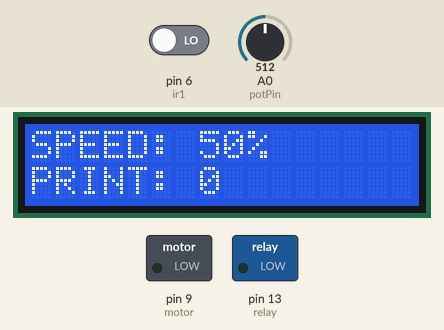
The sketch below on a simulated Arduino Uno, built with avr-gcc and run on an emulated ATmega328P. Shown: 16×2 character LCD, switched loads named in the sketch (green lamp = pin HIGH). The inputs (shaded band) are chosen by the test bench; at power-on: A0 (potPin) = 512, pin 6 (ir1) LOW.

Above: at 2.2 s.
2.3 s: A0 (potPin) set to 493
At 3.7 s:
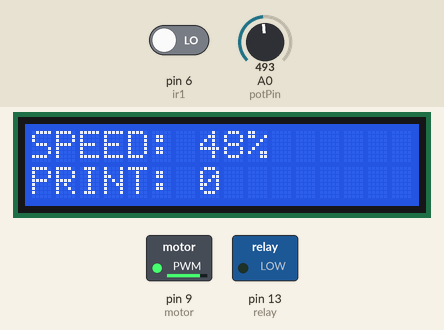
4.0 s: A0 (potPin) set to 90
At 4.21 s:
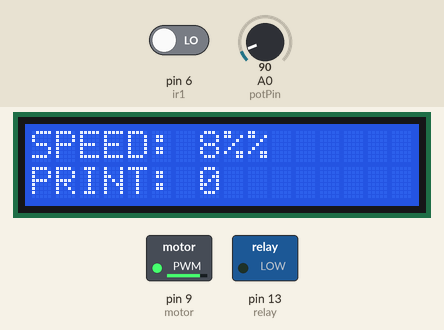
5.7 s: A0 (potPin) set to 110
At 6.4 s:
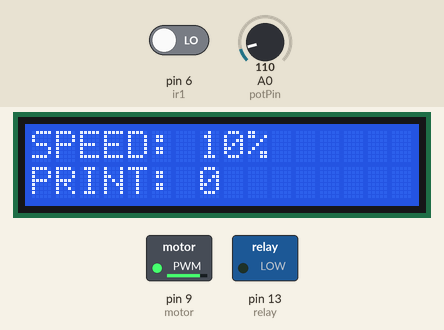
Timing chart, 0 to 8.7 s (numbered marks = the images above; inputs shaded):
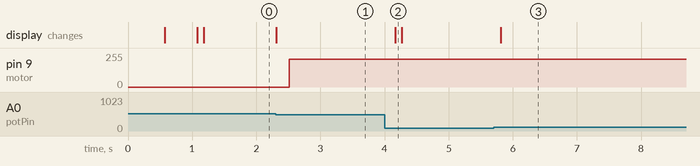

The sketch:

Batch_print.ino
```cpp
// (licence header left out)
#include <LiquidCrystal.h> // include the LCD library
LiquidCrystal lcd(12, 11, 5, 4, 3, 2);
int count = 0;
int potPin = A0; //Potentiometer input pin
int potValue1 = 0;
int potValue2 = 0; // final display variable
int relay =   13;
int ir1 =     6;                    // assigns pin 7 to IR Sensor Front 1
int ir2 =     7;                    // assigns pin 8 to IR Sensor Front 2
int ir3 =     8;                   // assigns pin 13 to IR Sensor Motor
int motor =   9;                    //motor with PWM
void setup()
{
  lcd.begin(16, 2); // lcd rows and columns
  pinMode(ir1, INPUT);           // declare IR- Packet as input
  pinMode(ir2, INPUT);           // declare IR- Packet as input
  pinMode(ir3, INPUT);           // declare IR-Motor as input
  pinMode(relay, OUTPUT);
  pinMode(motor, OUTPUT);
  lcd.print("     PROTO      ");
  delay(500);
  lcd.clear();
  lcd.print("   INSPIRING    ");
  lcd.setCursor(0, 1);
  lcd.print("   TECHNOLOGY   ");
  delay(500);
  lcd.clear();
  lcd.setCursor(0, 0);
  lcd.print("SPEED: ");
  lcd.setCursor(0, 1);
  lcd.print("COUNT: ");
}

void loop()
{

//***************************************************************************/
// read then divide the input(max 1020 in this case) by 10
  potValue1 = analogRead(potPin) / 10;
// divide by 1.02 to get percentage
  potValue2 = potValue1 / 1.02;
// set cursor to second row, first column
  lcd.setCursor(0, 0);
  lcd.print("SPEED: ");lcd.print(potValue2);lcd.print("%");delay(100);lcd.print(" ");delay(1);
  lcd.setCursor(0, 1);
  lcd.print("PRINT: ");lcd.print(count);delay(100);lcd.print(" ");delay(1);

  if(potValue2 > 0 && potValue2 <50){ analogWrite(motor,210);delay(1);  }
  if(potValue2 > 50 && potValue2 <70){ analogWrite(motor,230);delay(1); }
  if(potValue2 > 70 && potValue2 <100){ analogWrite(motor,254);delay(1); }

  //************************************************************************/
  if( (digitalRead(ir1) == HIGH) && (digitalRead(ir2) == HIGH) )
  {
    digitalWrite(relay, HIGH);
    while(1)
    {
      if (digitalRead(ir3) == 1) break;
    }
    count++;
    digitalWrite(relay, LOW);

    lcd.setCursor(0, 1);
    lcd.print("PRINT: ");lcd.print(count);delay(100);lcd.print(" ");delay(1);
    while((digitalRead(ir1) == HIGH) && (digitalRead(ir2) == HIGH) )
   {
      digitalWrite(relay, LOW);
      continue;
  }

  }
}
```

Measured:
- the behaviour switches between 510 and 509 on A0 (potPin) (found by bisection; images 0 and 1)
- after the input at 2.3 s, pin 9 (motor): 0/255 → 210/255 after 0.21 s; the display: changes at once (image 1)
- after the input at 4.0 s, the display: changes after 0.16 s (image 2)
- after the input at 5.7 s, the display: changes after 0.11 s (image 3)
